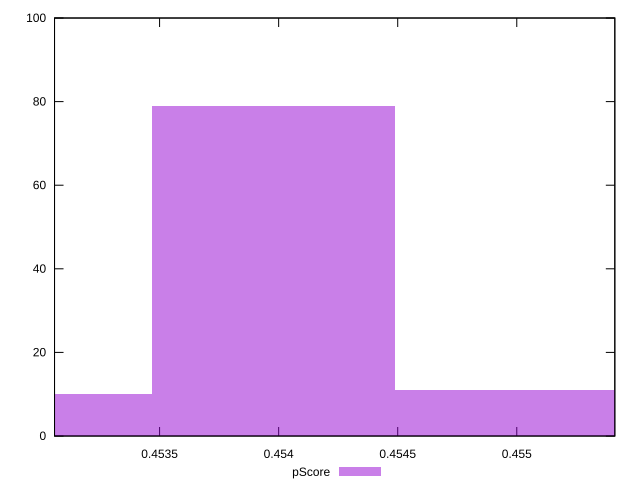

Write gnuplot code to recreate this figure.
reset

$pScore <<EOF
0.4529571452625899 10
0.45397731901318134 79
0.45499749276377277 11
EOF

set key outside below
set boxwidth 0.0010201737505914187
set xrange [0.45305882352941174:0.45541176470588235]
set yrange [0:100]
set trange [0:100]
set style fill transparent solid 0.5 noborder
set terminal svg size 640, 490 enhanced background rgb 'white'
set output "reports/report_00031_2021-02-24T23-18-18.084Z/uses-rel-preload/samples/card/pScore/histogram.svg"

plot $pScore title "pScore" with boxes

reset
